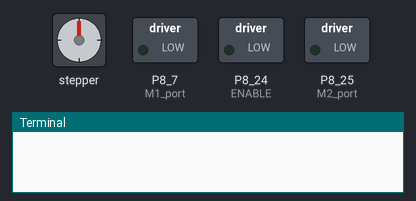
Simulated run of this program. Board: BeagleBone Black. Parts: stepper motor, switched loads named in the program (green lamp = pin HIGH), the last lines printed to the terminal. The stepper is drawn at 200 steps a turn; pins used as bus, display or sensor lines are not drawn.

Above: at 0.15 s.
At 10.05 s:
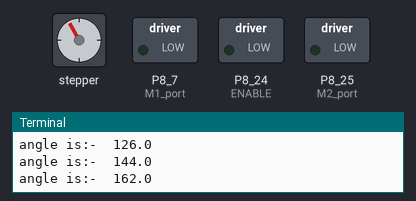
At 19.95 s:
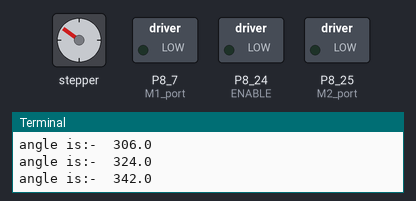
At 39.75 s:
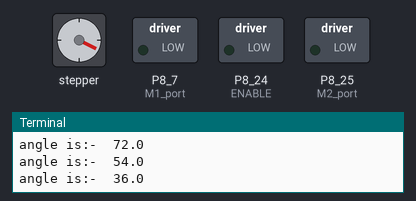
Timing chart, 0 to 40.0 s (numbered marks = the images above):
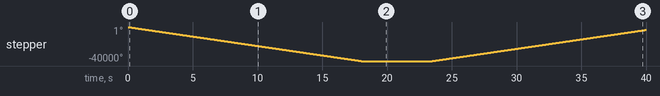

Measured:
- by itself, stepper: turns 40000° counter-clockwise in 18.0 s, then 36630° clockwise in 16.5 s

The program:

pi_stepper_test.py
```python
# python 3
#motor control
#import Adafruit_BBIO.GPIO as GPIO
#import Adafruit_BBIO.PWM as PWM
import RPi.GPIO as GPIO
import time
import subprocess
GPIO.setmode(GPIO.BCM)
GPIO.setwarnings(False)
ENABLE = 24 #2209 motor driver enable (active low)
DIR = 23    #2209 motor driver direction
M1_port = 7      #2209 microstep resolution
M2_port = 25     #2209 Microstep resolution
STEP = 18   #2209 PWM steps pin
# Setup outputs
GPIO.setmode(GPIO.BCM)
GPIO.setup(DIR, GPIO.OUT) #direction, zero is clockwise, 1 is anticlockwise
GPIO.setup(ENABLE, GPIO.OUT) #enable
GPIO.setup(M1_port, GPIO.OUT) #M1
GPIO.setup(M2_port, GPIO.OUT) #M2
GPIO.setup(STEP, GPIO.OUT)# the step port
# setup pins
GPIO.output(DIR,0) #direction
GPIO.output(ENABLE,0) #set to one to disable and zero to enable
GPIO.output(M1_port,0) #M1
GPIO.output(M2_port,0) #M2
def stepper(direction, m1, m2, step_number, delay):
    if m2 == 0 and m1 == 0: #1/8 step
        multiplier=8
    if m2==0 and m1 == 1: #1/2 step
        multiplier=32
    if m2==1 and m1 == 0: #1/4 step
        multiplier=64
    if m2==1 and m1 == 1: #1/16 step
        multiplier=16
    GPIO.output(ENABLE,0) #set to zero to enable
    GPIO.output(DIR,direction)
    time.sleep(delay)
    for n in range(0, step_number * multiplier):
        GPIO.output(STEP,0)
        time.sleep(delay)
        GPIO.output(STEP,1)
        time.sleep(delay)
    return

# Main program
try:
    angle = 18.0
    anglenow = 0
    while anglenow < 360:
        stepper(0, 0, 1, 20, 0.0004)
        anglenow+= angle
        print("angle is:- ", anglenow)

    while anglenow > 1:
        stepper(1, 0, 1, 20, 0.0004)
        anglenow-= angle
        print("angle is:- ", anglenow)

    GPIO.cleanup()
except KeyboardInterrupt:
    GPIO.cleanup()
GPIO.cleanup()
```
